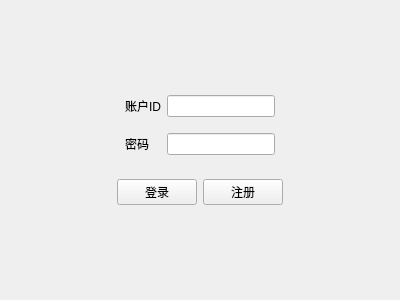
<?xml version="1.0" encoding="UTF-8"?>
<ui version="4.0">
 <class>LoginForm</class>
 <widget class="QWidget" name="LoginForm">
  <property name="geometry">
   <rect>
    <x>0</x>
    <y>0</y>
    <width>400</width>
    <height>300</height>
   </rect>
  </property>
  <property name="minimumSize">
   <size>
    <width>400</width>
    <height>300</height>
   </size>
  </property>
  <property name="maximumSize">
   <size>
    <width>400</width>
    <height>300</height>
   </size>
  </property>
  <property name="windowTitle">
   <string>登录窗口</string>
  </property>
  <layout class="QVBoxLayout" name="verticalLayout">
   <item>
    <spacer name="verticalSpacer_3">
     <property name="orientation">
      <enum>Qt::Vertical</enum>
     </property>
     <property name="sizeHint" stdset="0">
      <size>
       <width>20</width>
       <height>40</height>
      </size>
     </property>
    </spacer>
   </item>
   <item>
    <widget class="QWidget" name="widget_3" native="true">
     <property name="sizePolicy">
      <sizepolicy hsizetype="Preferred" vsizetype="Fixed">
       <horstretch>0</horstretch>
       <verstretch>0</verstretch>
      </sizepolicy>
     </property>
     <layout class="QGridLayout" name="gridLayout">
      <item row="2" column="1">
       <widget class="QLabel" name="label_2">
        <property name="text">
         <string>密码</string>
        </property>
       </widget>
      </item>
      <item row="2" column="2">
       <widget class="QLineEdit" name="passwordLineEdit">
        <property name="maxLength">
         <number>16</number>
        </property>
        <property name="echoMode">
         <enum>QLineEdit::Password</enum>
        </property>
       </widget>
      </item>
      <item row="0" column="2">
       <widget class="QLineEdit" name="userIdLineEdit">
        <property name="maxLength">
         <number>6</number>
        </property>
       </widget>
      </item>
      <item row="0" column="0">
       <spacer name="horizontalSpacer_3">
        <property name="orientation">
         <enum>Qt::Horizontal</enum>
        </property>
        <property name="sizeHint" stdset="0">
         <size>
          <width>40</width>
          <height>20</height>
         </size>
        </property>
       </spacer>
      </item>
      <item row="0" column="3">
       <spacer name="horizontalSpacer">
        <property name="orientation">
         <enum>Qt::Horizontal</enum>
        </property>
        <property name="sizeHint" stdset="0">
         <size>
          <width>40</width>
          <height>20</height>
         </size>
        </property>
       </spacer>
      </item>
      <item row="0" column="1">
       <widget class="QLabel" name="label">
        <property name="text">
         <string>账户ID</string>
        </property>
       </widget>
      </item>
      <item row="1" column="2">
       <spacer name="verticalSpacer">
        <property name="orientation">
         <enum>Qt::Vertical</enum>
        </property>
        <property name="sizeHint" stdset="0">
         <size>
          <width>20</width>
          <height>10</height>
         </size>
        </property>
       </spacer>
      </item>
     </layout>
    </widget>
   </item>
   <item>
    <widget class="QWidget" name="widget" native="true">
     <property name="sizePolicy">
      <sizepolicy hsizetype="Preferred" vsizetype="Fixed">
       <horstretch>0</horstretch>
       <verstretch>0</verstretch>
      </sizepolicy>
     </property>
     <layout class="QGridLayout" name="gridLayout_2">
      <item row="0" column="3">
       <spacer name="horizontalSpacer_6">
        <property name="orientation">
         <enum>Qt::Horizontal</enum>
        </property>
        <property name="sizeHint" stdset="0">
         <size>
          <width>60</width>
          <height>20</height>
         </size>
        </property>
       </spacer>
      </item>
      <item row="0" column="2">
       <widget class="QPushButton" name="registerPushButton">
        <property name="text">
         <string>注册</string>
        </property>
       </widget>
      </item>
      <item row="0" column="1">
       <widget class="QPushButton" name="loginPushButton">
        <property name="text">
         <string>登录</string>
        </property>
       </widget>
      </item>
      <item row="0" column="0">
       <spacer name="horizontalSpacer_5">
        <property name="orientation">
         <enum>Qt::Horizontal</enum>
        </property>
        <property name="sizeHint" stdset="0">
         <size>
          <width>80</width>
          <height>20</height>
         </size>
        </property>
       </spacer>
      </item>
     </layout>
    </widget>
   </item>
   <item>
    <spacer name="verticalSpacer_2">
     <property name="orientation">
      <enum>Qt::Vertical</enum>
     </property>
     <property name="sizeHint" stdset="0">
      <size>
       <width>20</width>
       <height>40</height>
      </size>
     </property>
    </spacer>
   </item>
  </layout>
 </widget>
 <resources/>
 <connections/>
</ui>
